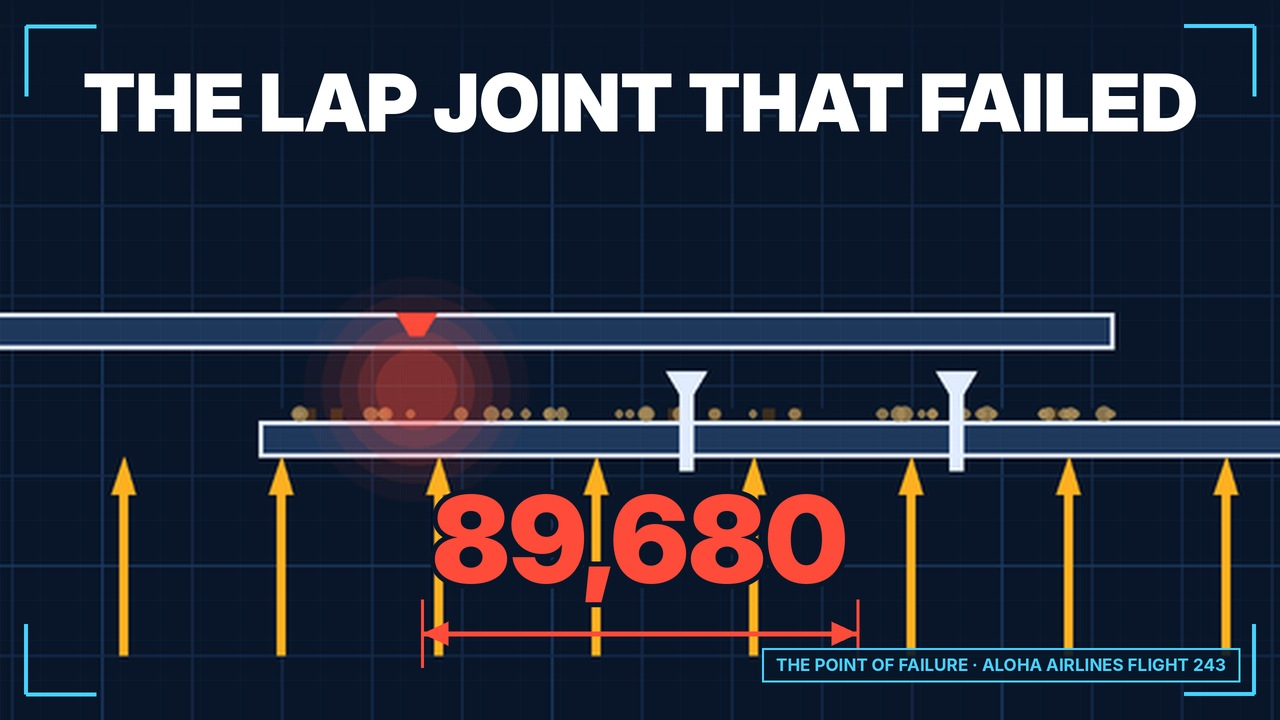
#> input picture episodes/aloha_v1/thumb_drawing.jpg, 1280 x 720 px; its folder holds only this picture in this run
$ python -i highlight_short.py   (imports and definitions only)
#> lines starting #> are read from the running program, lines starting #| are printed output that depends on the picture
#> further down, picture is the input picture: PIL image 1280x720 RGB; mean R, G, B 39, 44.9, 60.7
"""
The highlight Short of a long episode (owner, 2026-10-17: one Short per long
video, 48 hours after it), cut from the finished episode itself: the same
voice and music, no new 3D render.

    python tools/highlight_short.py PREP EPISODE_MP4 OUT \
        --spans fall-dramatization,connection \
        --top "ONE ROD CHANGED.|114 PEOPLE DIED.||THE CHANGE|THAT DOUBLED THE LOAD"

A span runs from the start of its first shot's voice to the end of its last
one's ("fall-dramatization" is the two shots back to back). Where each take
sits in the episode is found in the episode's own sound (the take is
correlated against it), so nothing about the cut needs to be stored.

The picture (owner, 2026-10-22, after the I-35W Short lost 43% to the swipe
in its first seconds): the full 9:16 screen, the failure from the first
frame. Both collapses at once, the 3D over the 2D; then one view at a time,
a tall 4:5 picture: the 3D again at half speed, the 2D falling on the words
that say it; for the cause the 3D says the first sentences and the 2D the
rest (its end, where it fails). Frames where nothing moves are dropped and
camera moves run faster. The hook changes with each span (stages split by
||) and the words sit on one line as they are said. Last, the real photo
with the toll counting up and where the full story is, kept short: YouTube
replays a Short straight into its first frame.

Writes OUT/short.mp4 and OUT/short.json (length, spans, music parts).
"""

import argparse
import json
import os
import re
import subprocess
import sys

import numpy as np
from PIL import Image, ImageDraw, ImageFont

HERE = os.path.dirname(os.path.abspath(__file__))
sys.path.insert(0, os.path.join(HERE, "..", "src"))

SW, SH, FPS = 1080, 1920, 30
HOOK_H = 290                        # the hook's band at the top
SEAM = (SH + HOOK_H) // 2           # the 3D panel above it, the 2D panel below
PW, PH = SW, SEAM - HOOK_H
EW, EH = 1280, 720                  # the episode's frame
EP_ROWS = (44, EH)                  # its rows under the watermark
DISSOLVE = 0.8                      # the episode's shots dissolve in over this
LEAD, TAIL = 0.1, 0.5               # sound kept before and after the voice
SOLO_H = 1350                       # one view alone: a tall 4:5 picture under the hook
MAX_SPEED = 2.5                     # camera moves run up to this fast
END = 2.4                           # the photo and the toll, last
# which 3D shots and which 2D clip show a span, by the span's first shot
TOP_SHOTS = {"fall": ("fall", "dramatization"), "dramatization": ("fall", "dramatization"),
             "load_path": ("load_path", "connection"), "connection": ("load_path", "connection"),
             "physics": ("load_path", "connection"), "compare": ("load_path", "connection"),
             "establish": ("establish",), "build": ("establish",)}
KIT_CLIP = {"fall": "fall", "dramatization": "fall", "load_path": "physics", "connection": "physics",
            "physics": "physics", "compare": "compare", "establish": "build", "build": "build"}
FONTS = os.path.join(HERE, "..", "fonts")
WHITE, RED, DIM = (255, 255, 255), (255, 75, 58), (170, 190, 220)
SR = 48000


def _font(name, size):
    return ImageFont.truetype(os.path.join(FONTS, name), size)


# [16 lines left out: functions _audio, locate, not called in this run]


def _wav(prep, voiced, clip):
    p = voiced[clip]["wav"]
    return p if os.path.exists(p) else os.path.join(prep, os.path.basename(p))


# [26 lines left out: function plan, not called in this run]


_UNITS = ("zero oh one two three four five six seven eight nine ten eleven twelve thirteen fourteen "
          "fifteen sixteen seventeen eighteen nineteen").split()
_DIGIT = {w: i for i, w in enumerate("zero one two three four five six seven eight nine".split())}
_DIGIT["oh"] = 0
_NUM = set(_UNITS) | set("twenty thirty forty fifty sixty seventy eighty ninety hundred thousand "
                         "million billion point".split())


def _is_num(w):
    return all(p in _NUM for p in re.sub(r"[^a-z-]", "", w.lower()).split("-") if p)


# [129 lines left out: functions _decimals, chunks, _text, _brand, shot_starts, _windows and 1 more, not called in this run]


class Episode:
    """The episode's frames at any time, read forwards (a jump back reopens)."""

    def __init__(self, path):
        self.path, self.proc, self.n, self.frame = path, None, -1, None

    # [166 lines left out: functions at, _fit, _beats_drop, _kit_focus, _uncaption, _sentence_split and 1 more, not called in this run]


def _panel(img, zoom=1.0, cx=0.5, cy=0.5, rows=(0, EH), pad=0, size=(PW, PH)):
    """A 16:9 frame cropped to fill a panel of the 9:16 screen (`size`),
    inside `rows` (the episode's frame: clear of its watermark). A zoom
    under 1 shows the whole width instead, on the frame's own ground."""
#> called with zoom = 1, cx = 0.5, cy = 0.5, rows = (0, 720), pad = 0, size = (1080, 815)
    pw, ph = size
    if zoom < 1.0:
        # the whole drawing, near the top of a tall picture: the words go under it
        cw = min(img.width, img.height * 1.4)        # a little of the sides goes: 7:5
        x = min(img.width - cw, max(0.0, cx * img.width - cw / 2))
        h = int(img.height * pw / cw)
        out = Image.new("RGB", (pw, ph), img.getpixel((4, 4)))
        out.paste(img.resize((pw, h), Image.LANCZOS, box=(x, 0, x + cw, img.height)),
                  (0, 40 if ph > 1.6 * h else (ph - h) // 2))
        return out
    if pad:
        grown = Image.new("RGB", (img.width, img.height + pad), img.getpixel((4, img.height - 4)))
        grown.paste(img, (0, 0))
        img, rows = grown, (0, grown.height)
    top, bottom = rows
    ch = min(bottom - top, img.height / zoom)
#> ch = 720
    cw = min(img.width, ch * pw / ph)
#> cw = 954.1
    x = min(img.width - cw, max(0.0, cx * img.width - cw / 2))
#> x = 162.9
    y = min(bottom - ch, max(top, cy * (img.height - pad) - ch / 2))
#> y = 0
    return img.resize((pw, ph), Image.LANCZOS, box=(x, y, x + cw, y + ch))
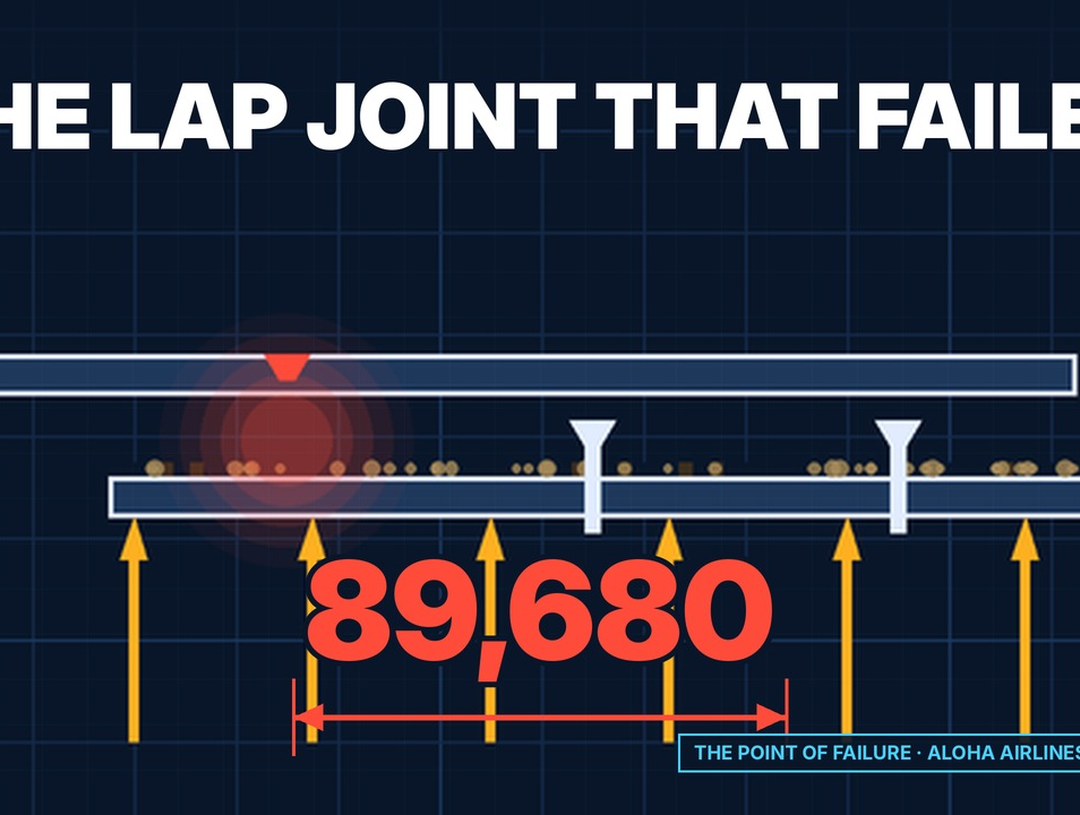
#> returned value: PIL image 1080x815 RGB; mean R, G, B 44.3, 47.4, 62.7


# [178 lines left out: functions _pill, _words, compose, render, build, not called in this run]


# [9 lines not run here, left out]

>>> from PIL import Image
>>> picture = Image.open('../episodes/aloha_v1/thumb_drawing.jpg')
>>> result = _panel(picture)

$ run again, on episodes/aloha_v1/thumb_xray.jpg
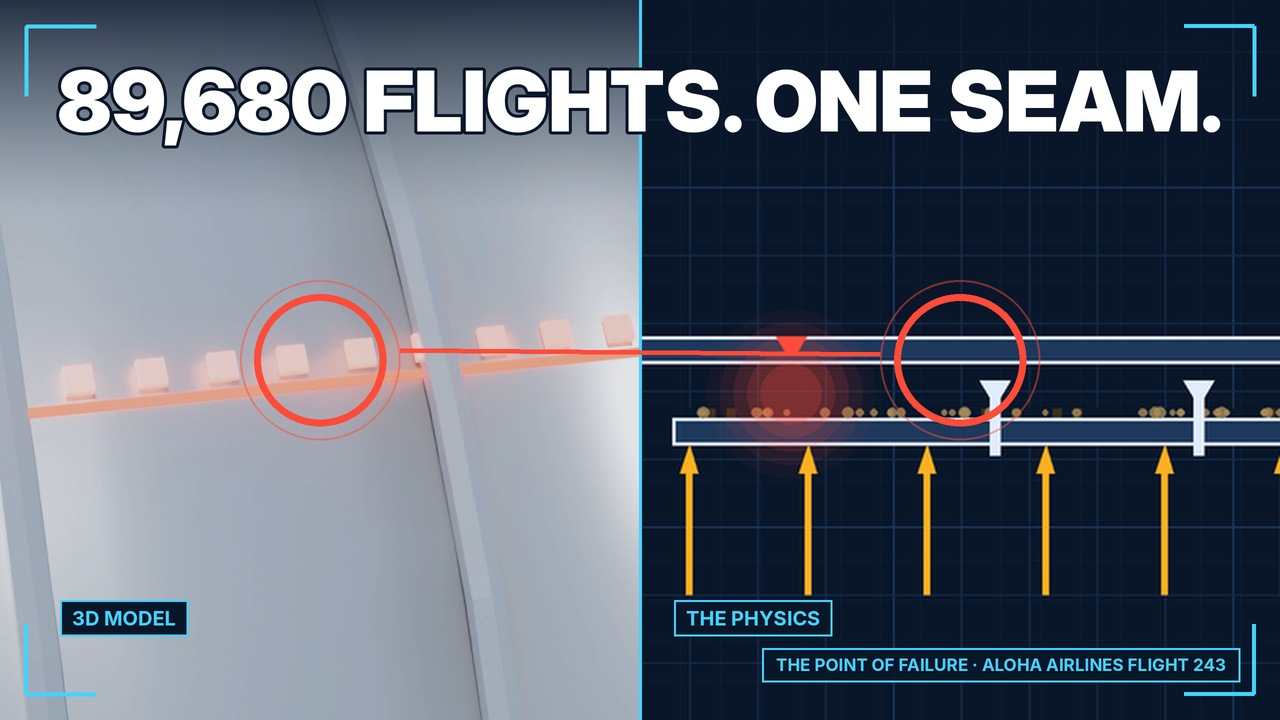
#> input picture episodes/aloha_v1/thumb_xray.jpg, 1280 x 720 px
#> picture is the input picture: PIL image 1280x720 RGB; mean R, G, B 95.9, 103.3, 117
#> in _panel, `return img.resize((pw, ph), Image.LANCZOS, box=(x, y, x + cw, y + ch))`:
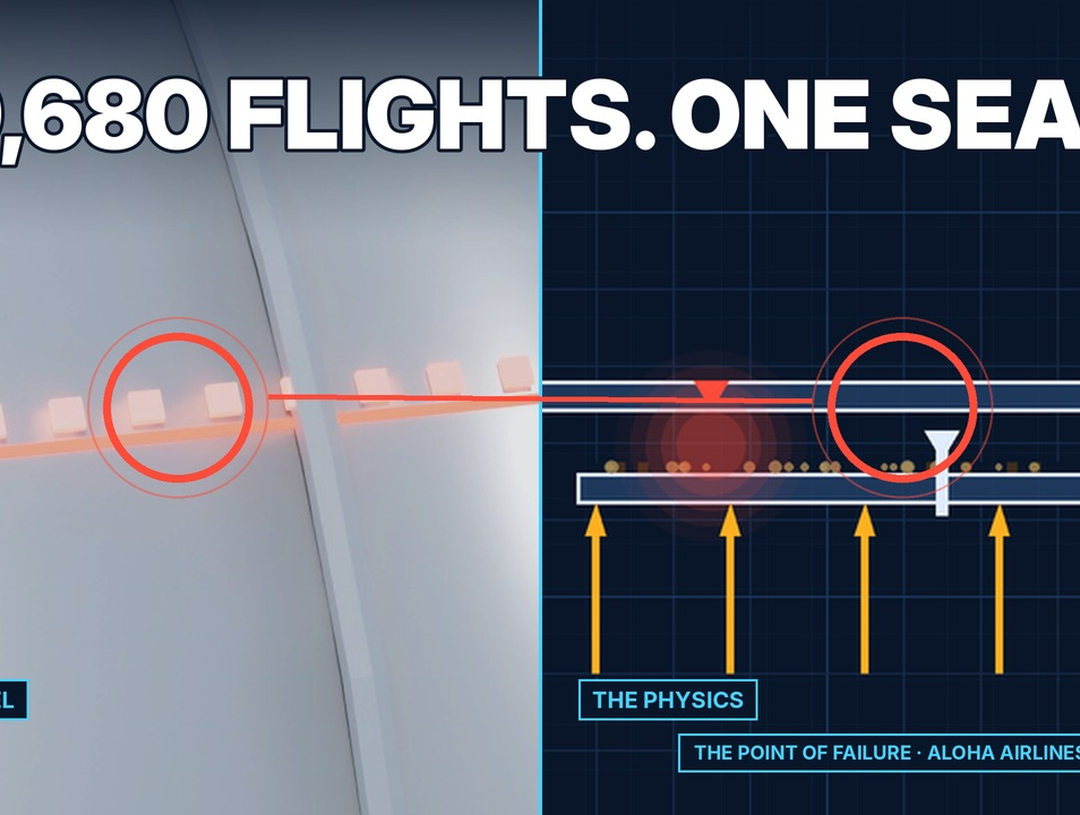
#> returned value: PIL image 1080x815 RGB; mean R, G, B 96.9, 102.9, 116.3
